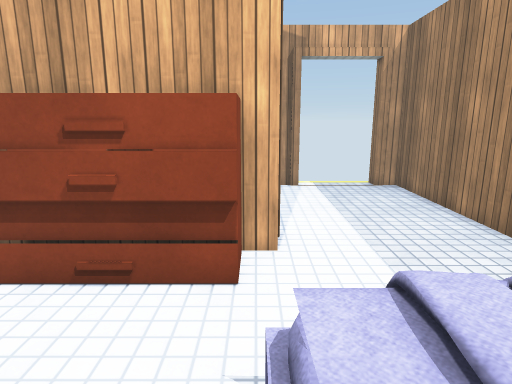
View 1 (above)

13 first-person views from a walk through a scene from a Unity 3-D project. The camera is 1.5 m above the floor, tilts 12° down and sees 75° across. Doors are open. The floor is counted in squares, 0.5 m on a side. Each view is taken from the middle of a square. On the plan, view 1 faces up. The plan holds only what a view shows up to about 20 squares ahead; the rest is blank. The player character is not drawn. Surface patterns are stand-ins for the level's own textures.

View 2
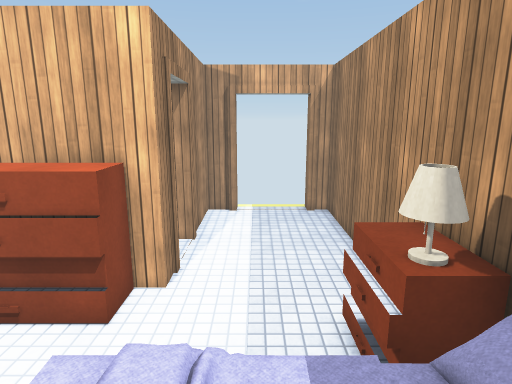

View 3
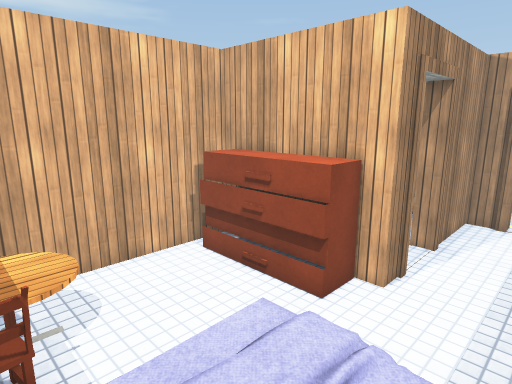

View 4
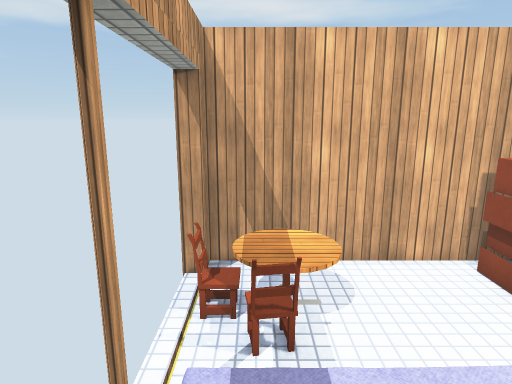

View 5
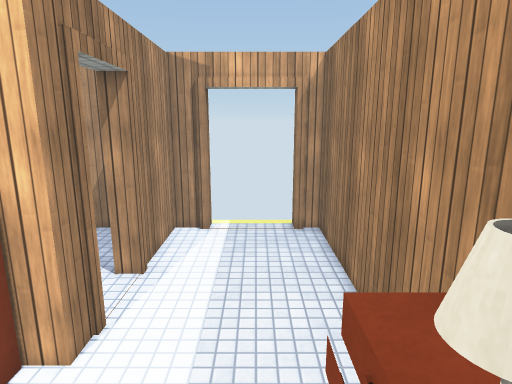

View 6
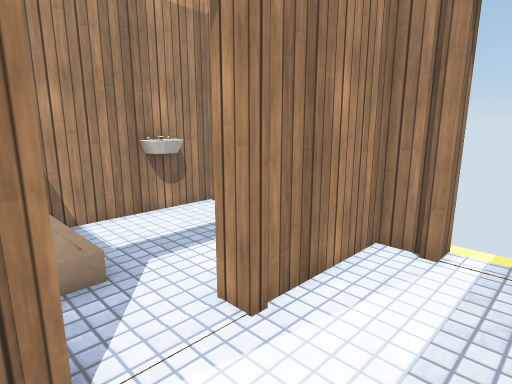

View 7
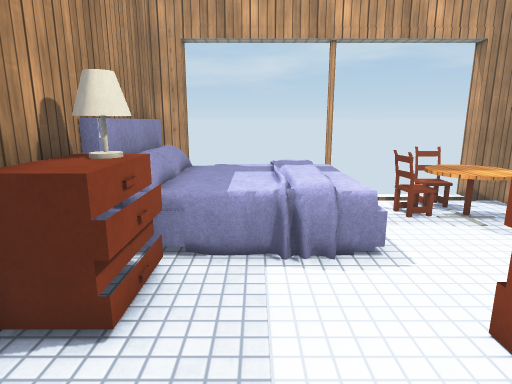

View 8
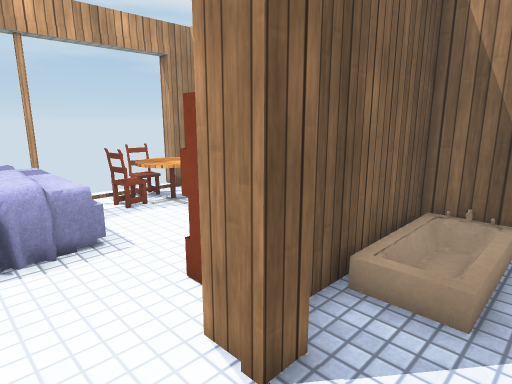

View 9
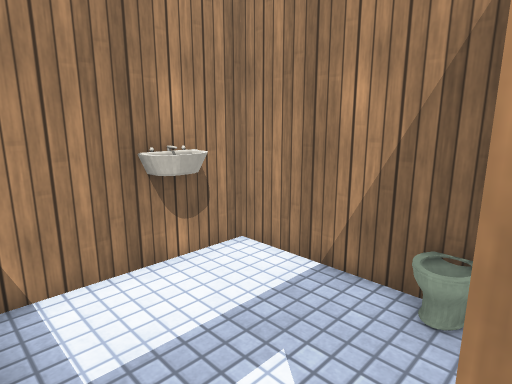

View 10
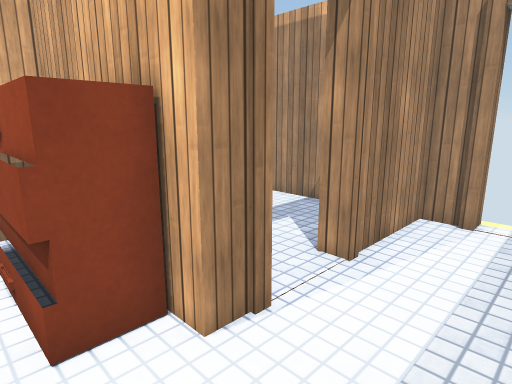

View 11
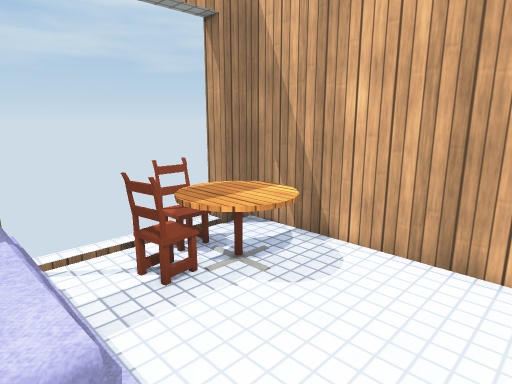

View 12
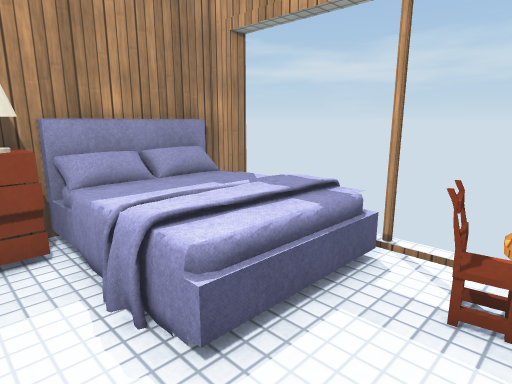

View 13
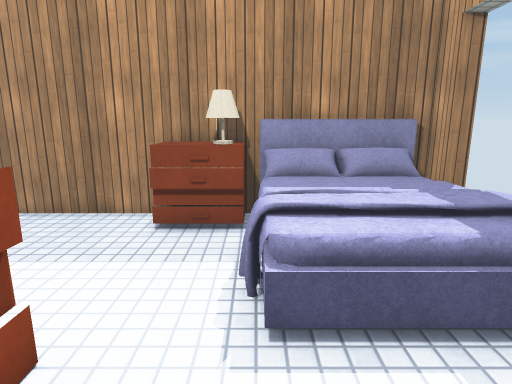

### Floor plan
Key: @ floor where view 1 was taken; # wall or solid block; . main floor; : floor 0.25 m higher than the main floor; + floor 0.5 m higher than the main floor; * floor 0.75 m higher than the main floor; / step, stairs or slope; D open door; = window, fence, low wall or low ledge; B bed; L lamp; T table; C chair; U tub; I toilet; O other object.
Columns run from 6 left of view 1 to 7 right of it. Each row starts with its distance up from view 1.
 17         DDDD
 16 #####I###...##
 15 #....O##.....#
 14 #.....##.....#
 13 #.....##.....#
 12 #.....##.....#
 11 #............#
 10 #:://........#
  9 U   /........#
  8 #######......#
  7 #OOOOOO......#
  6 #OOOOOO....OO#
  5 #..........OO#
  4 #..........LL#
  3 #...../.B+.OO#
  2 #...../   *  #
  1 #TTT../      #
  0 #TTTT.@     #
 -1 #TT*C//  ** #
 -2 ## C..=B    #
 -3  ###  #     #

Where each view was taken, in squares from view 1:
view 1: 0 up, 0 right, facing up
view 2: 1 down, 3 right, facing up
view 3: 1 down, 4 right, facing up-left
view 4: 1 down, 4 right, facing left
view 5: 2 up, 4 right, facing up
view 6: 8 up, 4 right, facing up-left
view 7: 10 up, 3 right, facing down
view 8: 11 up, 3 right, facing down-left
view 9: 10 up, 0 right, facing up-left
view 10: 5 up, 4 right, facing up-left
view 11: 5 up, 1 right, facing down-left
view 12: 5 up, 3 left, facing down-right
view 13: 3 up, 4 left, facing right
